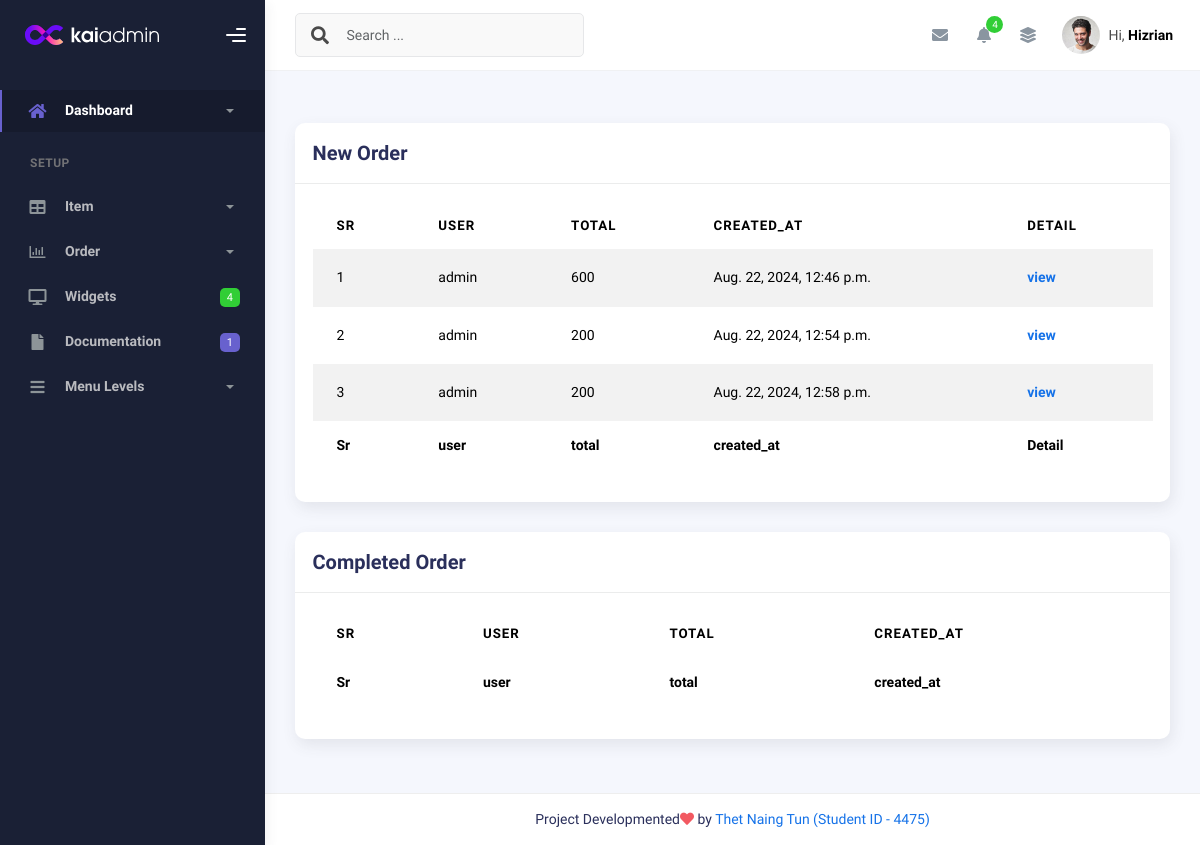
The page /orderlistview/ on the database as committed earlier.
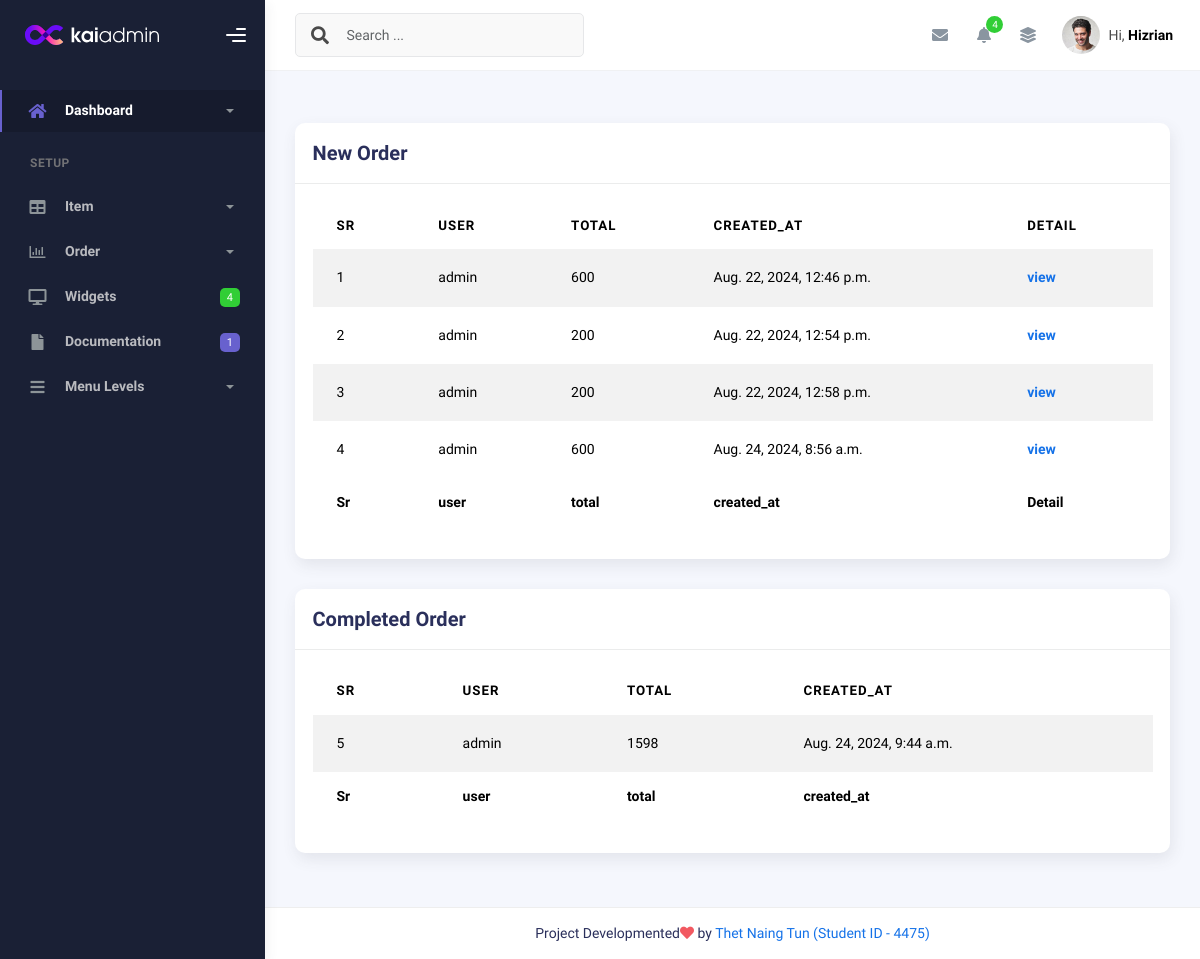
The same page on the database as committed later.
### myapp/models.py (models this page shows, shortened)
class Order(models.Model):
    cart = models.OneToOneField(Cart, on_delete=models.CASCADE)
    ordered_by = models.CharField(max_length=255,null=True, blank=True)
    shipping_address = models.CharField(max_length=255, null=True, blank=True)
    mobile = models.CharField(max_length=255,null=True, blank=True)
    discount = models.PositiveIntegerField(default=0)
    total = models.PositiveIntegerField()
    status = models.PositiveIntegerField(default=0)
    created_at = models.DateTimeField(auto_now_add=True)
    updated_at = models.DateTimeField(auto_now=True)

class Cart(models.Model):
    usr = models.ForeignKey(User, on_delete=models.SET_NULL, null=True, blank=True)
    total = models.PositiveIntegerField(default=0)
    created_at = models.DateTimeField(auto_now_add=True)

### myapp/views.py (the view)
# urls.py: path('orderlistview/', orderlistview.as_view(), name='orderlistview'),
class orderlistview(View):
    def get(self, request):
        ord = Order.objects.filter(status=0)
        allord = Order.objects.filter(status=1)
        context = {'ord':ord, 'allord':allord}
        return render(request, 'shopadmin/orderlistview.html', context)

### templates/shopadmin/orderlistview.html (shortened to what this page needs)
{% extends 'shopadmin/index.html' %}
{% block content %}
<div class="row">
    <div class="col-md-12">
    </div>
  </div>
  <div class="col-md-12">
    <div class="card">
      <div class="card-header">
        <h4 class="card-title">New Order</h4>
      </div>
      <div class="card-body">
        <div class="table-responsive">
          <table
            id="basic-datatables"
            class="display table table-striped table-hover"
          >
            <thead>
              <tr>
                <th>Sr</th>
                <th>user</th>
                <th>total</th>
                <th>created_at</th>
                <th>Detail</th>
              </tr>
            </thead>
            <tfoot>
              <tr>
                <th>Sr</th>
                <th>user</th>
                <th>total</th>
                <th>created_at</th>
                <th>Detail</th>
              </tr>
            </tfoot>
            <tbody>
              {% for i in ord %}
              <tr>
                <td>
                  {{i.id}}
                </td>
                <td>{{i.cart.usr}}</td>
                <td>
                    {{i.total}}
                </td>
                <td>{{i.created_at}}</td>
                <th>
                    <a href="{% url 'myapp:OrderDetailView' i.id %}">view</a>
                </th>
              </tr>
              {% endfor %}
            </tbody>
          </table>
        </div>
      </div>
    </div>
  </div>
  <div class="col-md-12">
    <div class="card">
      <div class="card-header">
        <h4 class="card-title">Completed Order</h4>
      </div>
      <div class="card-body">
        <div class="table-responsive">
          <table
            id="all-ordertbl"
            class="display table table-striped table-hover"
          >
            <thead>
              <tr>
                <th>Sr</th>
                <th>user</th>
                <th>total</th>
                <th>created_at</th>
              </tr>
            </thead>
            <tfoot>
              <tr>
                <th>Sr</th>
                <th>user</th>
                <th>total</th>
                <th>created_at</th>
              </tr>
            </tfoot>
            <tbody>
              {% for i in allord %}
              <tr>
                <td>
                  {{i.id}}
                </td>
                <td>{{i.cart.usr}}</td>
                <td>
                    {{i.total}}
                </td>
                <td>{{i.created_at}}</td>
              </tr>
              {% endfor %}
            </tbody>
          </table>
        </div>
      </div>
    </div>
  </div>
{% endblock content %}

### templates/shopadmin/index.html (shortened to what this page needs)
{% load static %}
<!DOCTYPE html>
<html lang="en">
  <head>
    <link rel="stylesheet" href="{% static 'shopadmin/assets/css/bootstrap.min.css' %}" />
    <link rel="stylesheet" href="{% static 'shopadmin/assets/css/plugins.min.css' %}" />
    <link rel="stylesheet" href="{% static 'shopadmin/assets/css/kaiadmin.min.css' %}" />
    <link rel="stylesheet" href="assets/css/demo.css" />
  </head>
  <body>
    <div class="wrapper">
      <div class="sidebar" data-background-color="dark">
        <div class="sidebar-logo">
          <div class="logo-header" data-background-color="dark">
            <a href="/" class="logo">
              <img
                src="{% static 'shopadmin/assets/img/kaiadmin/logo_light.svg' %}"
                alt="navbar brand"
                class="navbar-brand"
                height="20"
              />
            </a>
            <div class="nav-toggle">
              <button class="btn btn-toggle toggle-sidebar">
                <i class="gg-menu-right"></i>
              </button>
            </div>
          </div>
        </div>
        <div class="sidebar-wrapper scrollbar scrollbar-inner">
          <div class="sidebar-content">
            <ul class="nav nav-secondary">
              <li class="nav-item active">
                <a
                  data-bs-toggle="collapse"
                  href="#dashboard"
                  class="collapsed"
                  aria-expanded="false"
                >
                  <i class="fas fa-home"></i>
                  <p>Dashboard</p>
                  <span class="caret"></span>
                </a>
              </li>
              <li class="nav-section">
                <h4 class="text-section">Setup</h4>
              </li>
              <li class="nav-item">
                <a data-bs-toggle="collapse" href="#tables">
                  <i class="fas fa-table"></i>
                  <p>Item</p>
                  <span class="caret"></span>
                </a>
              </li>
              <li class="nav-item">
                <a data-bs-toggle="collapse" href="#order">
                  <i class="far fa-chart-bar"></i>
                  <p>Order</p>
                  <span class="caret"></span>
                </a>
              </li>
              <li class="nav-item">
                <a href="widgets.html">
                  <i class="fas fa-desktop"></i>
                  <p>Widgets</p>
                  <span class="badge badge-success">4</span>
                </a>
              </li>
              <li class="nav-item">
                <a href="../../documentation/index.html">
                  <i class="fas fa-file"></i>
                  <p>Documentation</p>
                  <span class="badge badge-secondary">1</span>
                </a>
              </li>
              <li class="nav-item">
                <a data-bs-toggle="collapse" href="#submenu">
                  <i class="fas fa-bars"></i>
                  <p>Menu Levels</p>
                  <span class="caret"></span>
                </a>
              </li>
            </ul>
          </div>
        </div>
      </div>
      <div class="main-panel">
        <div class="main-header">
          <nav
            class="navbar navbar-header navbar-header-transparent navbar-expand-lg border-bottom"
          >
            <div class="container-fluid">
              <nav
                class="navbar navbar-header-left navbar-expand-lg navbar-form nav-search p-0 d-none d-lg-flex"
              >
                <div class="input-group">
                  <div class="input-group-prepend">
                    <button type="submit" class="btn btn-search pe-1">
                      <i class="fa fa-search search-icon"></i>
                    </button>
                  </div>
                  <input
                    type="text"
                    placeholder="Search ..."
                    class="form-control"
                  />
                </div>
              </nav>
              <ul class="navbar-nav topbar-nav ms-md-auto align-items-center">
                <li class="nav-item topbar-icon dropdown hidden-caret">
                  <a
                    class="nav-link dropdown-toggle"
                    href="#"
                    id="messageDropdown"
                    role="button"
                    data-bs-toggle="dropdown"
                    aria-haspopup="true"
                    aria-expanded="false"
                  >
                    <i class="fa fa-envelope"></i>
                  </a>
                </li>
                <li class="nav-item topbar-icon dropdown hidden-caret">
                  <a
                    class="nav-link dropdown-toggle"
                    href="#"
                    id="notifDropdown"
                    role="button"
                    data-bs-toggle="dropdown"
                    aria-haspopup="true"
                    aria-expanded="false"
                  >
                    <i class="fa fa-bell"></i>
                    <span class="notification">4</span>
                  </a>
                </li>
                <li class="nav-item topbar-icon dropdown hidden-caret">
                  <a
                    class="nav-link"
                    data-bs-toggle="dropdown"
                    href="#"
                    aria-expanded="false"
                  >
                    <i class="fas fa-layer-group"></i>
                  </a>
                </li>
                <li class="nav-item topbar-user dropdown hidden-caret">
                  <a
                    class="dropdown-toggle profile-pic"
                    data-bs-toggle="dropdown"
                    href="#"
                    aria-expanded="false"
                  >
                    <div class="avatar-sm">
                      <img
                        src="{%static 'shopadmin/assets/img/profile.jpg' %}"
                        alt="..."
                        class="avatar-img rounded-circle"
                      />
                    </div>
                    <span class="profile-username">
                      <span class="op-7">Hi,</span>
                      <span class="fw-bold">Hizrian</span>
                    </span>
                  </a>
                </li>
              </ul>
            </div>
          </nav>
        </div>
        <div class="container">
          <div class="page-inner">
            <div class="page-category">
              {% block content %}{% endblock content %}
            </div>
          </div>
        </div>
        <footer class="footer">
          <div class="container-fluid d-flex justify-content-between">
            <div class="copyright">
              Project Developmented<i class="fa fa-heart heart text-danger"></i> by
              <a href="#">Thet Naing Tun (Student ID - 4475) </a>
            </div>
          </div>
        </footer>
      </div>
    </div>
  </body>
</html>

Rows that differ between the two databases and show on the page:
added Order: id "4", cart.usr "admin", total "600", created_at "Aug. 24, 2024, 8:56 a.m.", shown under "New Order"
added Order: id "5", cart.usr "admin", total "1598", created_at "Aug. 24, 2024, 9:44 a.m.", shown under "Completed Order"
